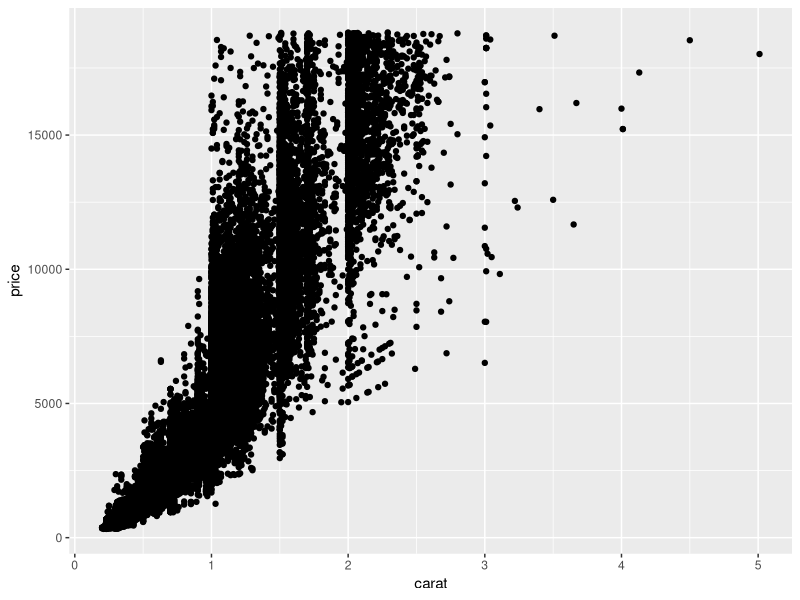
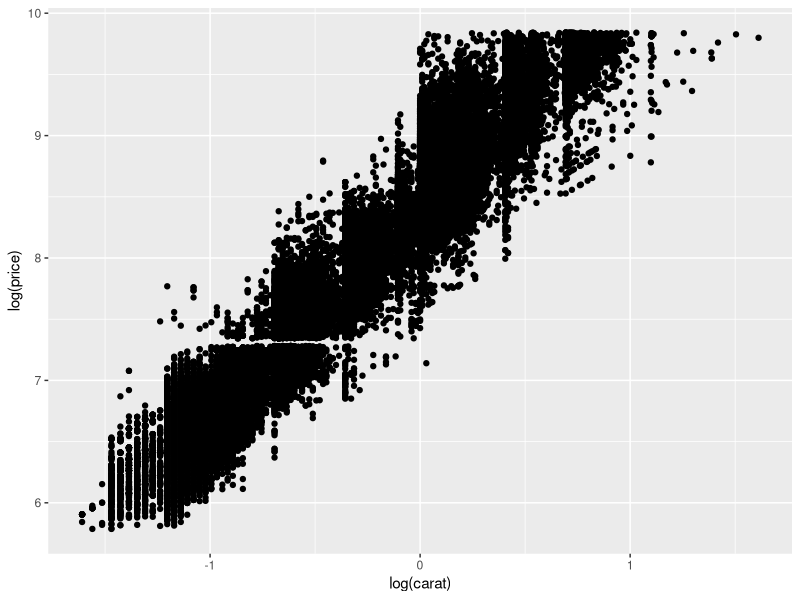
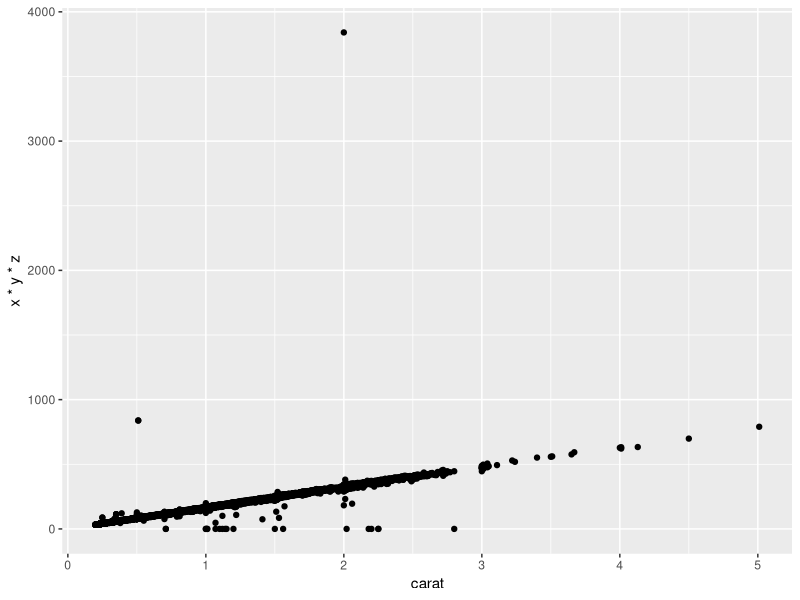
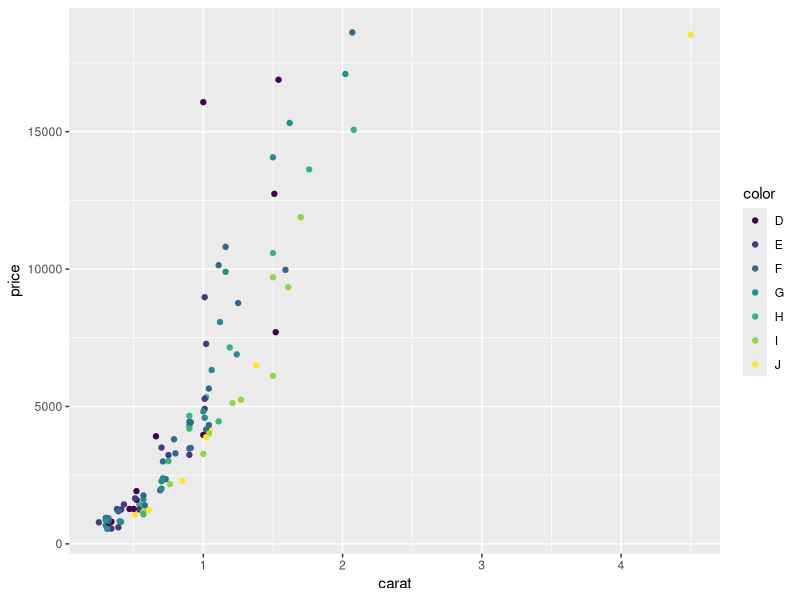
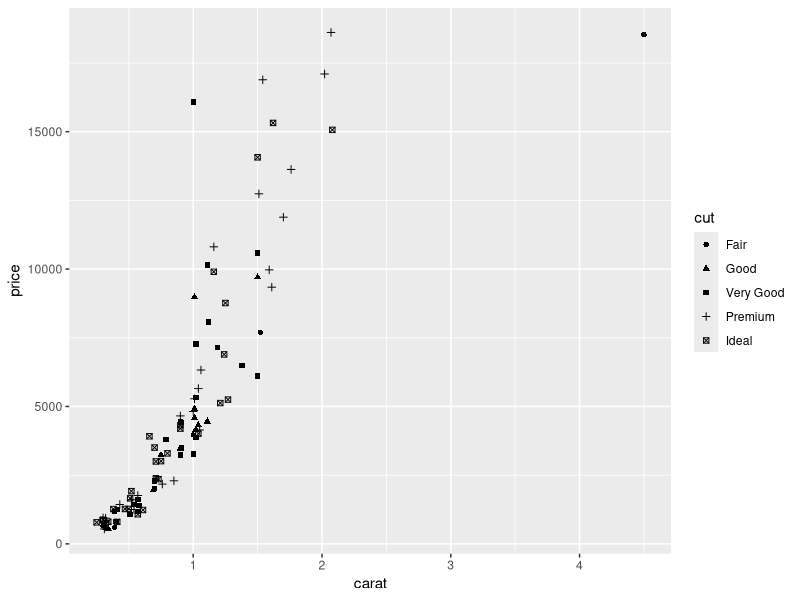
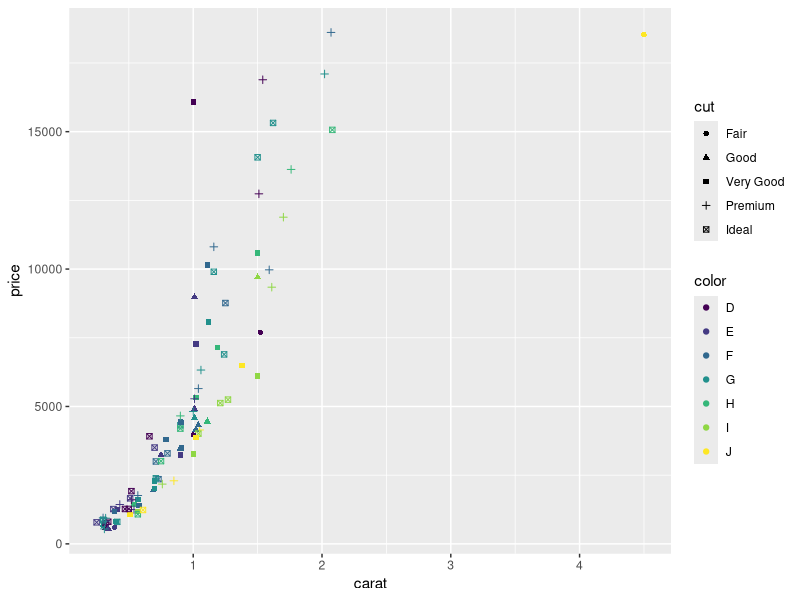
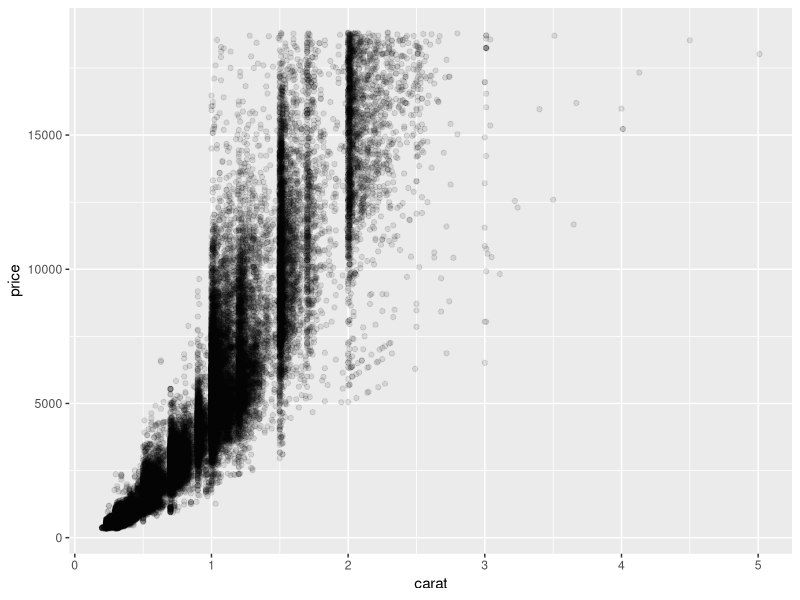
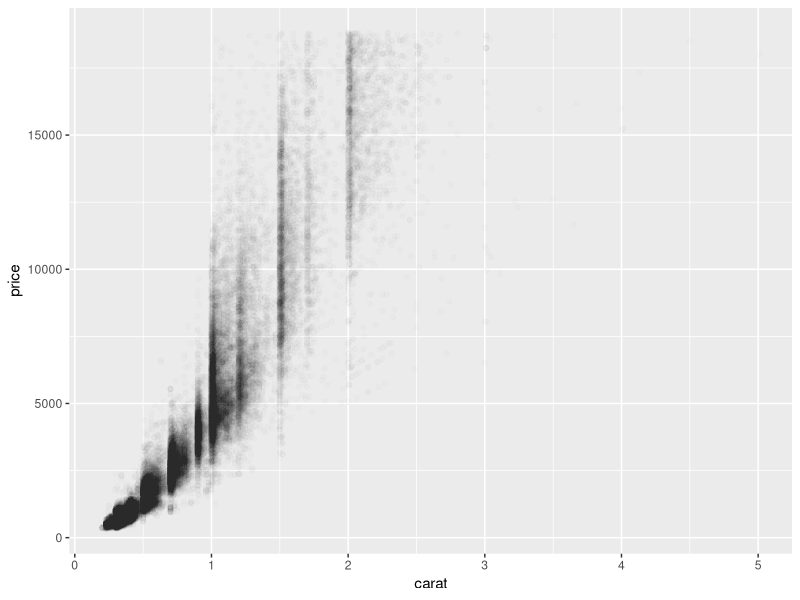

Write the R code that produced these figures, in order.
#####################################
### Chapter 2. Begin from qplot() ###
#####################################

### 2.1 Intro
# qplot() means "quick plot"
# similar to plot(), also has xlim, ylim, main, xlab, ylab
# basis: mapping - aesthetic, geom object, facet etc
library(ggplot2)

### 2.2 Data
diamonds = diamonds
set.seed(1410)
dsmall = diamonds[sample(nrow(diamonds), 100), ]

### 2.3 Basic
# the first two param are x, y, also with data = ...
qplot(carat, price, data = diamonds)           # exponential trend
qplot(log(carat), log(price), data = diamonds) # highly overlap...
qplot(carat, x * y * z, data = diamonds)

### 2.4 Color, Size, Shape etc
# qplot() can convert categorical variables automatically, and generate legend
qplot(carat, price, data = dsmall, color = color)
qplot(carat, price, data = dsmall, shape = cut)
qplot(carat, price, data = dsmall, color = color, shape = cut)

# to overcome the overlap in large scale data set, use alpha = I(1 / n),
# n means it will not be transparent with n overlaps
qplot(carat, price, data = diamonds, alpha = I(1/10))
qplot(carat, price, data = diamonds, alpha = I(1/100))
qplot(carat, price, data = diamonds, alpha = I(1/200))

### 2.5 Geom object
##  2.5.1 add smooth line to scatter plot
# for small n, use method = "loess", controlled by span = ...
# for large n (n > 1000), use method = "gam"
# also we can specify with method = "lm", and splines
library(splines)
qplot(carat, price, data = dsmall, geom = c("point", "smooth"))
qplot(carat, price, data = dsmall, geom = c("point", "smooth"), se = FALSE)
qplot(carat, price, data = dsmall, geom = c("point", "smooth"), method = "lm")
qplot(carat, price, data = dsmall, geom = c("point", "smooth"), method = "lm", 
      formula = y ~ ns(x, 5))

##  2.5.2 boxplot and jitter
# when we have one categorical variable and one/multiple continuous variable
# we may want to check situations under different levels of categorical variable
qplot(color, price / carat, data = diamonds, geom = "jitter")
qplot(color, price / carat, data = diamonds, geom = "jitter", alpha = I(1/10))
qplot(color, price / carat, data = diamonds, geom = "jitter", alpha = I(1/50), fill = "red")
qplot(color, price / carat, data = diamonds, geom = "jitter", alpha = I(1/100))

qplot(color, price / carat, data = diamonds, geom = "boxplot")
qplot(color, price / carat, data = diamonds, geom = "boxplot", fill = "red")

##  2.5.3 histogram and density plot
# always try different binwidth = ...
# ..density.. for density rather than count
qplot(carat, data = diamonds, geom = "histogram", bins = 50)
qplot(carat, data = diamonds, geom = "density")
qplot(carat, data = diamonds, geom = "histogram", fill = color)
qplot(carat, ..density.., data = diamonds, geom = "histogram")

##  2.5.4 bar plot
qplot(color, data = diamonds, geom = "bar")

##  2.5.5 line and path in time series
economics = economics
qplot(date, unemploy / pop, data = economics, geom = "line")
qplot(date, unemploy, data = economics, geom = "line")
qplot(unemploy / pop, uempmed, data = economics, geom = c("point", "path"))

year = function(x) {
  return(as.POSIXlt(x)$year + 1900)
}
qplot(unemploy / pop, uempmed, data = economics, geom = "path", color = year(date))

### 2.6 Plot by conditioning, facet()
# row_var ~ col_var
qplot(carat, data = diamonds, facets = color ~., geom = "histogram")
